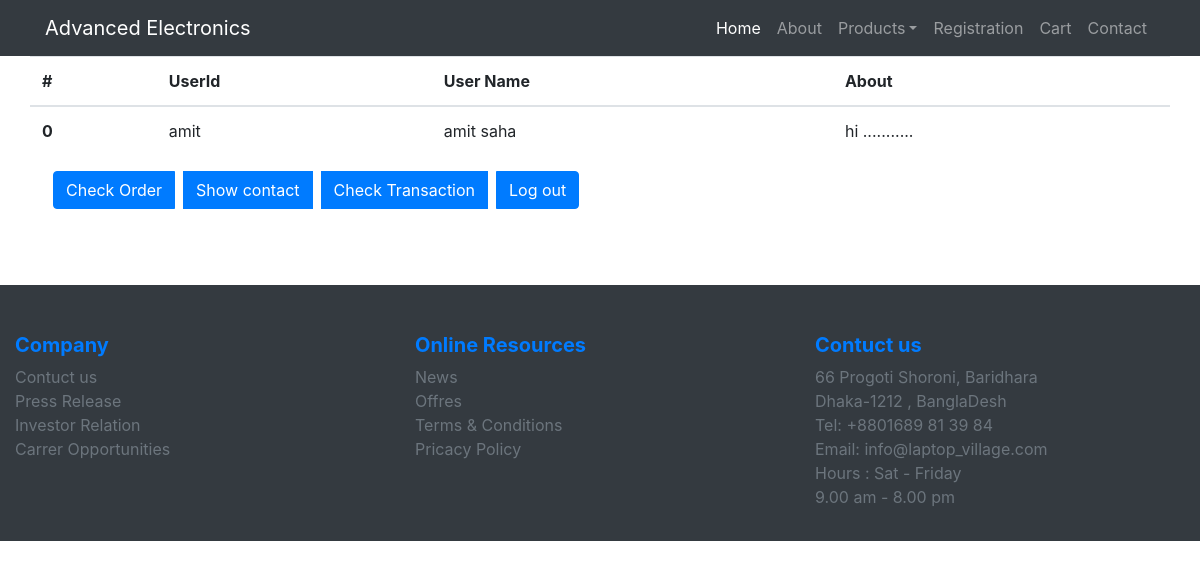
The app's page /showcontact.php with its own data.
### tables this page shows
CREATE TABLE `contact` (
  `id` int(11) NOT NULL,
  `userID` varchar(255) NOT NULL,
  `name` varchar(255) NOT NULL,
  `about` varchar(1000) NOT NULL
);

### showcontact.php (the view, shortened to what this page needs)
<!doctype html>
<html lang="en">
  <head>
    <link rel="stylesheet" href="https://maxcdn.bootstrapcdn.com/bootstrap/4.0.0/css/bootstrap.min.css">
  </head>
  <body>
           <nav class="navbar navbar-expand-lg navbar-dark bg-dark">
        <div class="container">
             <a class="navbar-brand" href="#">Advanced Electronics</a>
                <div class="collapse navbar-collapse" id="navbarSupportedContent">
                <ul class="navbar-nav ml-auto">
                    <li class="nav-item active">
                        <a class="nav-link" href="index.php">Home </a>
                    </li>
                    <li class="nav-item">
                        <a class="nav-link" href="#">About</a>
                    </li>
                    <li class="nav-item dropdown">
                                        <a class="nav-link dropdown-toggle" href="#" id="navbarDropdown" role="button" data-toggle="dropdown">Products</a>
                    </li>
                    <li class="nav-item">
                        <a class="nav-link" href="registration.php">Registration</a>
                   </li>
                   <li class="nav-item">
                   <div class="btn-group">
                       <a class="nav-link" href="cart.php">Cart</a>
                   </div>
                   </li>
                   <li class="nav-item">
                        <a class="nav-link" href="contact.php">Contact</a>
                   </li>
                </ul>
              </div>
         </div>
    </nav>
       <div class="container mb-3">
       <div class="row">
            <table class="table">
              <thead>
                <tr>
                    <th scope="col">#</th>
                    <th scope="col">UserId</th>
                    <th scope="col">User Name</th>
                    <th scope="col">About</th>
                </tr>
              </thead>
           <tbody>
                      <?php
                        $connection = mysqli_connect('localhost','root');
                        mysqli_select_db($connection,'Furniturebd');
                        $query = "Select * from contact";
                        $queryfire = mysqli_query($connection,$query);
                        $rowCount = mysqli_num_rows($queryfire);
                        $i = 0;
                        if($rowCount > 0)
                        {
                            while($product = mysqli_fetch_array($queryfire))
                            {
                                ?>
                                <from method = "post">
                                        <th scope="row"><?php echo $i; ?></th>
                                        <td><?php echo $product['userID']; ?></td>
                                        <td><?php echo $product['name']; ?></td>
                                        <td><?php echo $product['about']; ?></td>
                               </from>
                                <?php
                                $i = $i + 1;
                            }
                        }
               ?>
          </tbody>
</table>
       </div>
	   <div style="padding-left:0px;">
	   <div class="btn-group" style="padding-bottom:60px;">
                    <a href="checkOrder.php" class="btn btn-primary ml-2" >
                        Check Order
                    </a>
                    <a href="showcontact.php" class="btn btn-primary ml-2" >
                        Show contact
                    </a>
					<a href="transaction.php" class="btn btn-primary ml-2" >
                        Check Transaction
                    </a>
					<a href="logout.php" class="btn btn-primary ml-2" >
                        Log out
                    </a>
               </div>
			   </div>
   </div>
            <div class="container-fluid" id="3rd">
        <div class="row bg-dark">
            <div class="col-lg-4 col-md-12 cpl-sm-12 float-lg-left float-md-left mt-5">
               <div>
                   <h5 class = "font-weight-bold text-primary">Company</h5>
               </div>
                <div>
                    <a class="text-secondary" href="contact.php">Contuct us</a>
                </div>
                <div>
                    <a class="text-secondary" href="">Press Release</a>
                </div>
                <div>
                    <a class="text-secondary" href="">Investor Relation</a>
                </div>
                <div>
                    <a class="text-secondary" href="">Carrer Opportunities</a>
                </div>
            </div>
            <div class="col-lg-4 col-md-12 cpl-sm-12 float-lg-left float-md-left mt-5">
               <div>
                   <h5 class = "font-weight-bold text-primary">Online Resources</h5>
               </div>
                <div>
                    <a class="text-secondary" href="">News</a>
                </div>
                <div>
                    <a class="text-secondary" href="">Offres</a>
                </div>
                <div>
                    <a class="text-secondary" href="">Terms &amp; Conditions</a>
                </div>
                <div>
                    <a class="text-secondary" href="">Pricacy  Policy</a>
                </div>
            </div>
            <div class="col-lg-4 col-md-12 cpl-sm-12 float-lg-left float-md-left mt-5 mb-3">
               <div>
                   <h5 class = "font-weight-bold text-primary">Contuct us</h5>
               </div>
                <div>
                    <p class="text-secondary " >66 Progoti Shoroni, Baridhara</br>Dhaka-1212 , BanglaDesh<br/>Tel: +8801689 81 39 84</br>Email: info&#64;laptop_village.com</br>Hours : Sat - Friday</br>9.00 am - 8.00 pm</p>
                </div>
            </div>
        </div>
    </div>
  </body>
</html>

### records on screen
contact: userID "amit", name "amit saha", about "hi ..........."
